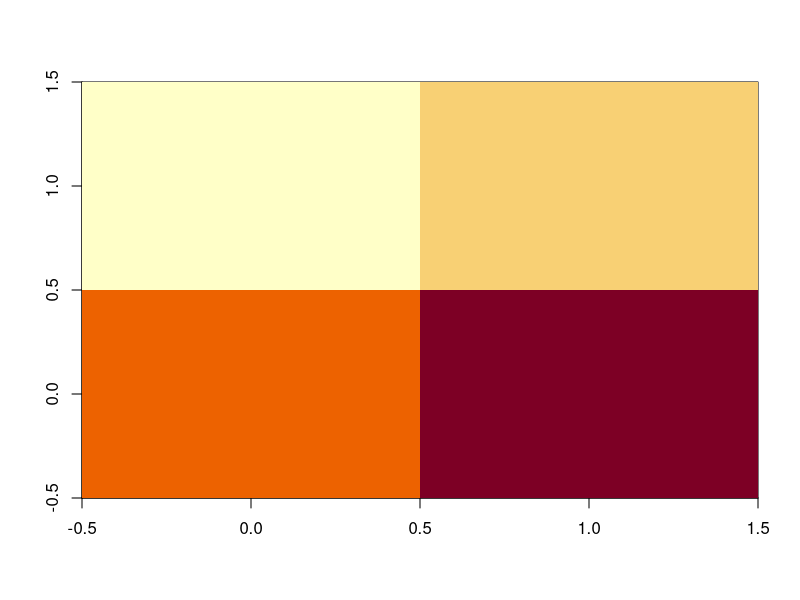
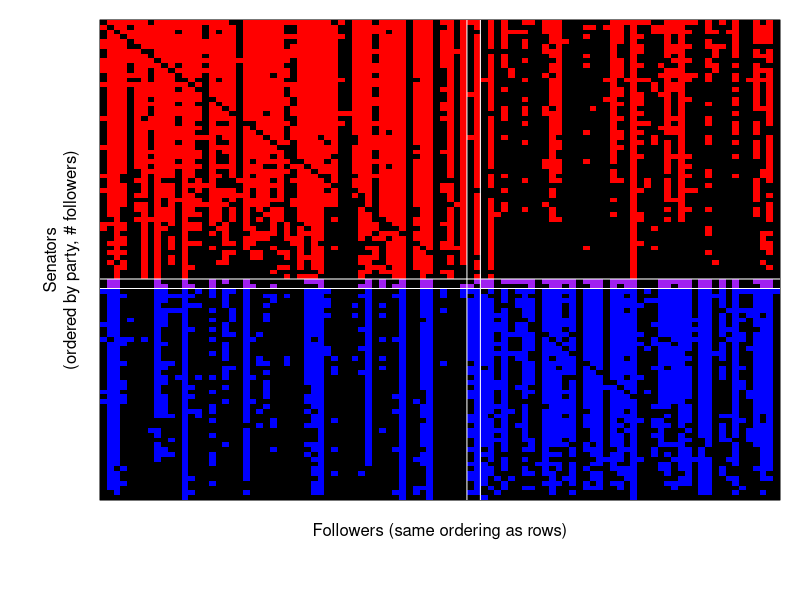
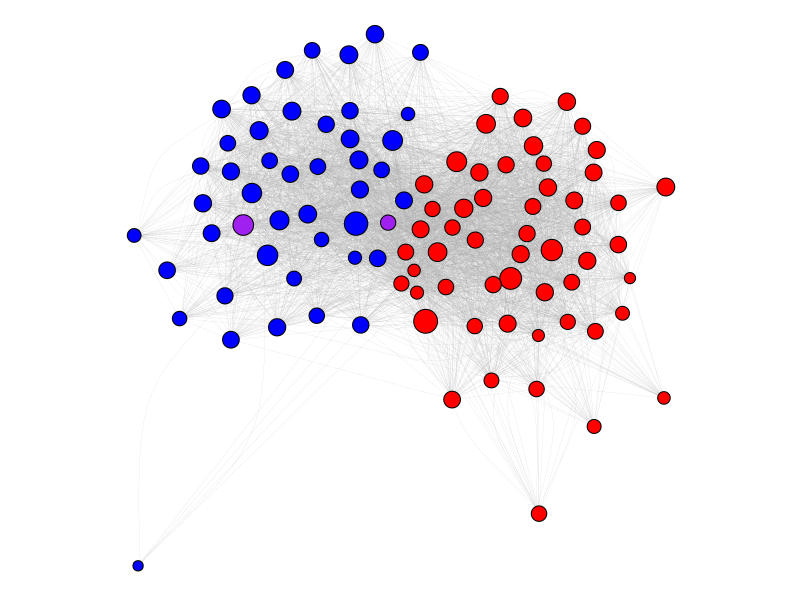

The R script that drew these images, in order: (Note: this script raises an error after producing the figures.)
library(igraph)

#setwd("~/Dropbox/Work/current/stat222sp15-private/senators/")

senators = read.csv("senators.csv", header = TRUE)

# fmat[i, j] = 1 means senator j follows senator i
# i.e., row i has senator i's followers
fmat = as.matrix(read.csv("followersmatrix.csv", header = TRUE))

nfollowers = apply(fmat, 1, sum)
nfollowing = apply(fmat, 2, sum)

mat = matrix(1:4, ncol = 2, byrow = TRUE)
image(t(mat)[,2:1])
image_mat <- function(mat, ...){
  n = nrow(mat)
  image(t(mat)[,n:1], ...)
}

partyorder = order(senators$party, nfollowers, decreasing = TRUE)
fmat_reorder = fmat[partyorder, partyorder]
#red = row(fmat_reorder) <= 54
purple = row(fmat_reorder) >= 55 &row(fmat_reorder) <= 56
blue = row(fmat_reorder) >= 57
fmat_reorder[purple] = fmat_reorder[purple] * 2
fmat_reorder[blue] = fmat_reorder[blue] * 3

par(mar = c(5, 5, 1, 1), mgp = rep(1, 3))
image_mat(fmat_reorder, col = c("black", "red", "purple", "blue"),
          xlab = "Followers (same ordering as rows)",
      ylab = "Senators\n(ordered by party, # followers)",
      xaxt = "n", yaxt = "n")
abline(h = (100-54)/100, col = "white")
abline(h = (100-56)/100, col = "white")
abline(v = 54/100, col = "white")
abline(v = 56/100, col = "white")
dev.print(pdf, "presentation/followermat.pdf", height = 8, width = 8.5)

senators[nfollowing==99,]

pmat_nonzero = function(mat){
  mean(mat[row(mat)!=col(mat)] > 0)
}

pmat_nonzero(fmat_reorder[1:54, 1:54]) #[1] 0.6645702
pmat_nonzero(fmat_reorder[57:100, 57:100]) #[1] 0.5776956
mean(fmat_reorder[1:54, 57:100] > 0) #[1] 0.2390572
mean(fmat_reorder[57:100, 1:54] > 0) #[1] 0.2651515

names = paste(senators$first_name, senators$last_name)
graph3col = expand.grid(sen1 = names, sen2 = names)
graph3col$edge = c(fmat)
graph3col = graph3col[graph3col$edge == 1,]

senators_network = graph.data.frame(graph3col, directed=FALSE)

V(senators_network) #prints the list of vertices (people)
E(senators_network) #prints the list of edges (relationships)

#get_abb = function(x){
#  paste(substring(strsplit(x, split = " ")[[1]], 1, 1), collapse = "")
#}
#abbrev = sapply(V(senators_network)$name, get_abb)

index = match(V(senators_network)$name, names)
party_reorder = senators$party[index]
col = ifelse(party_reorder=="R", "red", "blue")
col[party_reorder=="I"] = "purple"
V(senators_network)$color =  col
V(senators_network)$size = log(senators$nfollowers[index], base = 5)

label = rep(NA, length(names))
#include = c("Alan Franken", "John McCain", "Cory Booker")
#for(name in include)
#  label[V(senators_network)$name == name] = get_abb(name)

V(senators_network)$label = label # NA is none
V(senators_network)$label.dist=1
E(senators_network)$width = 0.1

par(mai=rep(0, 4))
l = layout.fruchterman.reingold(senators_network, area=vcount(senators_network)^2.3, repulserad=vcount(senators_network)^5)
plot(senators_network, layout=l)
text(locator(1), "Franken", pos = 4)
text(locator(1), "McCain", pos = 2)
text(locator(1), "Booker", pos = 4)
dev.print(pdf, file = "presentation/network.pdf", height = 10, width = 10)

V(senators_network)$label = abbrev # NA is none
V(senators_network)$label.dist=0
plot(senators_network, layout=layout.fruchterman.reingold)
plot(senators_network, layout=layout.kamada.kawai)

#el = lapply(1:100, function(i){cbind(i, followers[[i]])})
#graph2col_full = do.call(rbind, el)
#senators_network_full = graph.data.frame(graph2col_full, directed=FALSE)
#is_sen = as.numeric(V(senators_network_full)$name) <= 100 
#V(senators_network_full)$size = ifelse(is_sen, 5, 0.1)
#E(senators_network_full)$width = 0.1
#V(senators_network_full)$label = NA

#par(mai=rep(0.5, 4))
#plot(senators_network_full)
